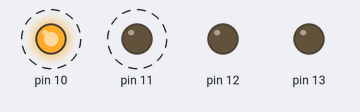
This sketch was run on a simulated Arduino Uno, built with avr-gcc and run on an emulated ATmega328P. Parts: output pins drawn as LEDs (lit = HIGH). Dashed ring = blinking.

Above: at 0.2 s.
Timing chart, 0 to 3.0 s (numbered marks = the images above):
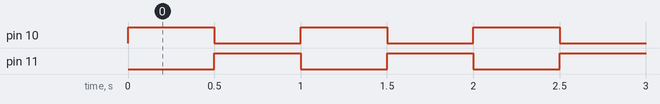

The sketch:

birinci_cod.ino
```cpp
void setup() {
  pinMode(10,OUTPUT);
  pinMode(11,OUTPUT);
  pinMode(12,OUTPUT);
  pinMode(13,OUTPUT);

}

void loop() {
  digitalWrite(10,1);
  digitalWrite(11,0);
  digitalWrite(12,0);
  digitalWrite(13,0);
  delay(500);
  digitalWrite(10,0);
  digitalWrite(11,1);
  digitalWrite(12,0);
  digitalWrite(13,0);
  delay(500);
}
```

Measured:
- by itself, pin 10, pin 11: alternates HIGH for 0.50 s and LOW for 0.50 s
